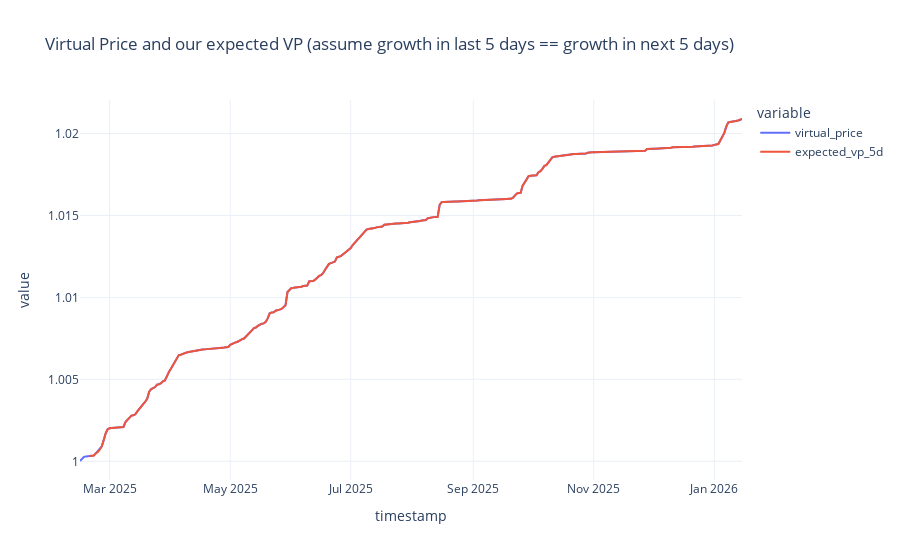

Write notebook code for a chart like this one.
### Code cell
px.line(
    vp_df,
    y=["virtual_price", "expected_vp_5d"],
    title="Virtual Price and our expected VP (assume growth in last 5 days == growth in next 5 days)",
).show()

### Figure 1 — Plotly figure (JSON) as saved in the notebook; plotly's stock layout.template omitted (floating-point values rounded to 4 significant figures; data arrays with more than 128 entries replaced by an {"elided": "..."} marker saying what was removed)
{"data": [{"hovertemplate": "variable=virtual_price<br>timestamp=%{x}<br>value=%{y}<extra></extra>", "legendgroup": "virtual_price", "line": {"color": "#636efa", "dash": "solid"}, "marker": {"symbol": "circle"}, "mode": "lines", "name": "virtual_price", "orientation": "v", "showlegend": true, "type": "scatter", "x": {"elided": "336 str values"}, "xaxis": "x", "y": {"elided": "336 float values"}, "yaxis": "y"}, {"hovertemplate": "variable=expected_vp_5d<br>timestamp=%{x}<br>value=%{y}<extra></extra>", "legendgroup": "expected_vp_5d", "line": {"color": "#EF553B", "dash": "solid"}, "marker": {"symbol": "circle"}, "mode": "lines", "name": "expected_vp_5d", "orientation": "v", "showlegend": true, "type": "scatter", "x": {"elided": "336 str values"}, "xaxis": "x", "y": {"elided": "336 float values"}, "yaxis": "y"}], "layout": {"legend": {"title": {"text": "variable"}, "tracegroupgap": 0}, "title": {"text": "Virtual Price and our expected VP (assume growth in last 5 days == growth in next 5 days)"}, "xaxis": {"anchor": "y", "domain": [0, 1], "title": {"text": "timestamp"}}, "yaxis": {"anchor": "x", "domain": [0, 1], "title": {"text": "value"}}}}
